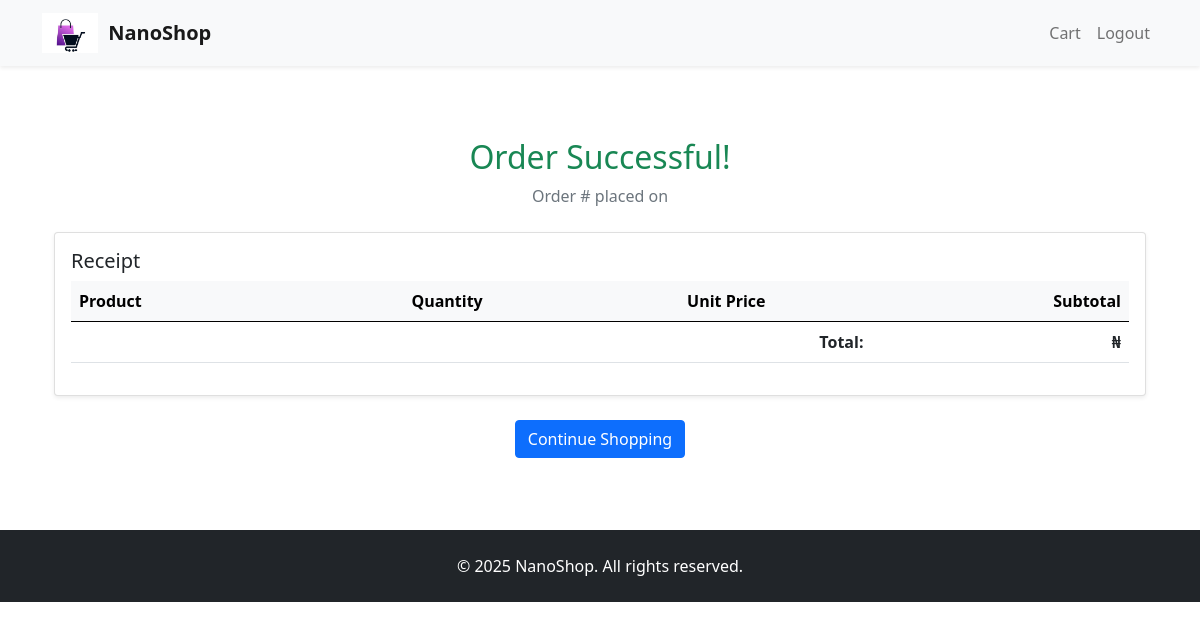
Page /shop/cart/success/15/ (signed in) on the earlier database version.
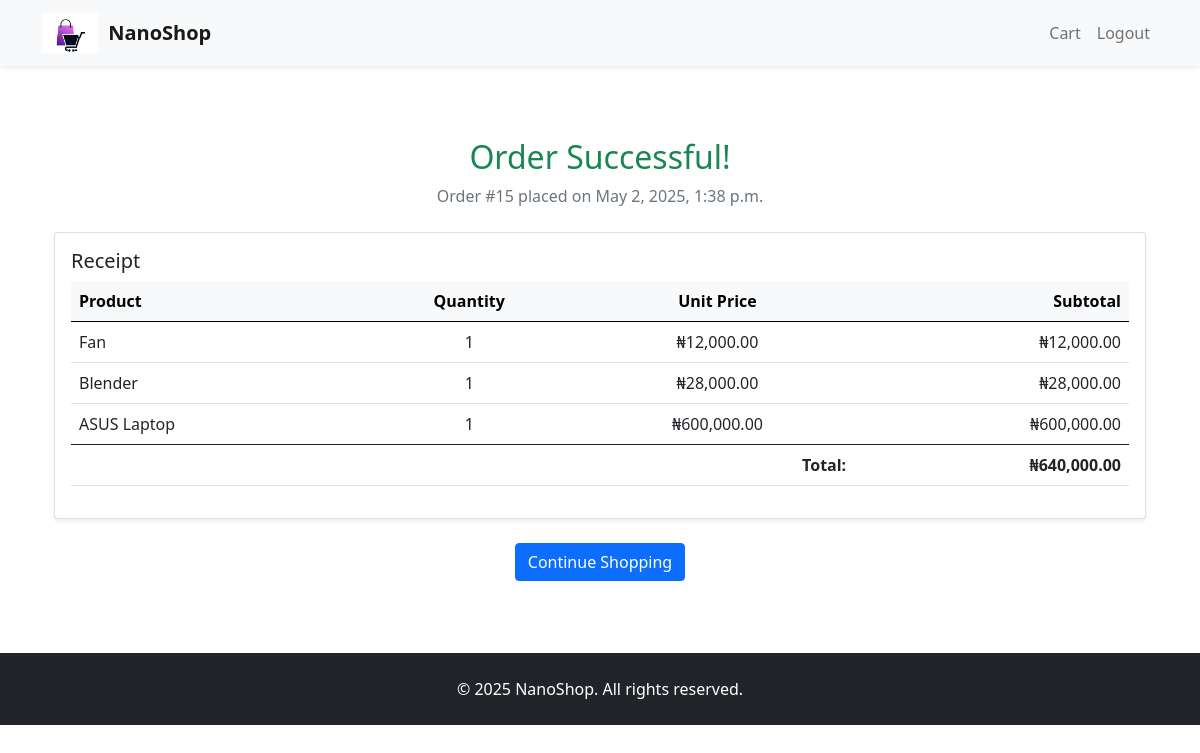
Same page on the later database version.
### shop/models.py (models this page shows, shortened)
class Order(models.Model):
    STATUS_OPTIONS = [
        ('PENDING', 'Pending'),
        ('PLACED', 'Placed'),
        ('DELIVERED', 'Delivered'),
        ('CANCELED', 'Canceled'),
    ]
    ordered_by = models.ForeignKey(User, on_delete=models.CASCADE, related_name='ordered_by')
    ordered_on = models.DateTimeField(auto_now_add=True)
    status = models.CharField(max_length=10, choices=STATUS_OPTIONS)
    def get_total_amount(self):
        return sum(item.subtotal() for item in self.items.all())

class OrderItem(models.Model):
    order = models.ForeignKey(Order, related_name='items', on_delete=models.CASCADE)
    product = models.ForeignKey(Product, on_delete=models.CASCADE)
    quantity = models.PositiveIntegerField()
    def subtotal(self):
        return self.product.price * self.quantity

class Product(models.Model):
    product_name = models.CharField(max_length=50)
    price = models.DecimalField(max_digits=10, decimal_places=2)
    description = models.TextField()
    stock = models.IntegerField(default=1)
    category = models.ForeignKey(Category, on_delete=models.CASCADE)
    thumbnail = models.ImageField(upload_to='product_images/')
    user = models.ForeignKey(User, on_delete=models.CASCADE, related_name='user_product')

### shop/views.py (the view)
# urls.py: path('cart/success/<int:order_id>/', OrderSuccessView.as_view(), name='order_success'),
class OrderSuccessView(LoginRequiredMixin, TemplateView):
    template_name = 'cart/success.html'
    def get_context_data(self, **kwargs):
        context = super().get_context_data(**kwargs)
        order_id = self.kwargs.get('order_id')
        context['order'] = Order.objects.filter(
            id=order_id,
            ordered_by=self.request.user
        ).first()
        return context

### Templates/cart/success.html
{% extends 'base.html' %}
{% load humanize %}
{% block content %}
<div class="container mt-5">
  <div class="text-center">
    <h2 class="text-success">Order Successful!</h2>
    <p class="text-muted">Order #{{ order.id }} placed on {{ order.ordered_on|date:"F j, Y, g:i a" }}</p>
  </div>
  <div class="card mt-4 shadow-sm">
    <div class="card-body">
      <h5 class="card-title">Receipt</h5>
      <div class="table-responsive">
        <table class="table">
          <thead class="table-light">
            <tr>
              <th>Product</th>
              <th class="text-center">Quantity</th>
              <th class="text-center">Unit Price</th>
              <th class="text-end">Subtotal</th>
            </tr>
          </thead>
          <tbody>
            {% for item in order.items.all %}
              <tr>
                <td>{{ item.product.product_name }}</td>
                <td class="text-center">{{ item.quantity }}</td>
                <td class="text-center">₦{{ item.product.price|intcomma }}</td>
                <td class="text-end">₦{{ item.subtotal|intcomma }}</td>
              </tr>
            {% endfor %}
          </tbody>
          <tfoot>
            <tr>
              <td colspan="3" class="text-end"><strong>Total:</strong></td>
              <td class="text-end"><strong>₦{{ order.get_total_amount|intcomma }}</strong></td>
            </tr>
          </tfoot>
        </table>
      </div>
    </div>
  </div>
  <div class="text-center mt-4">
    <a href="{% url 'index' %}" class="btn btn-primary">Continue Shopping</a>
  </div>
</div>
{% endblock %}

Differences in the rows shown:
added Order: id "15", ordered_on "May 2, 2025, 1:38 p.m.", get_total_amount "640,000.00"
added OrderItem: product.product_name "Fan", quantity "1", product.price "12,000.00", subtotal "12,000.00"
added OrderItem: product.product_name "Blender", quantity "1", product.price "28,000.00", subtotal "28,000.00"
added OrderItem: product.product_name "ASUS Laptop", quantity "1", product.price "600,000.00", subtotal "600,000.00"
